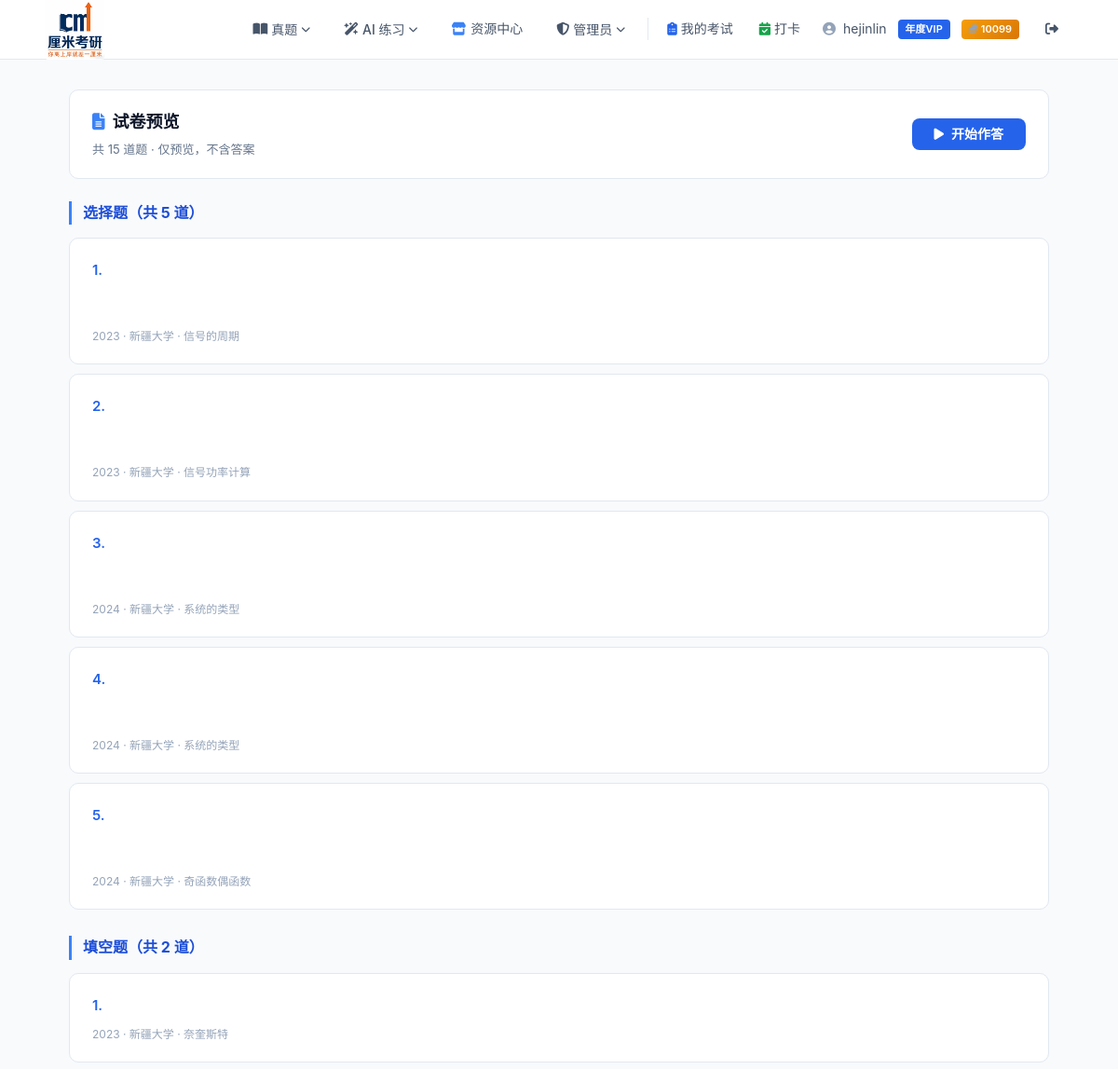
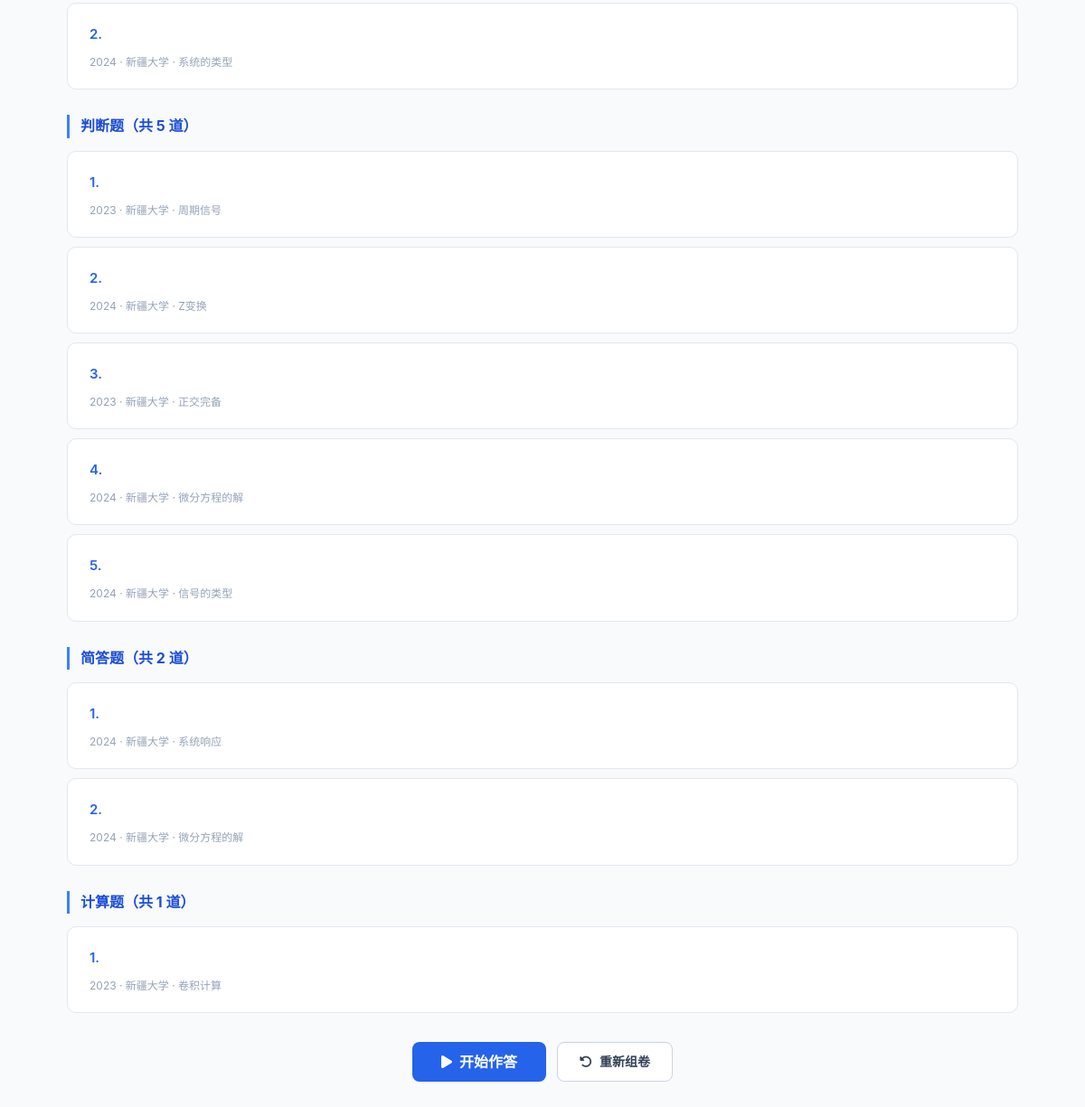
Page /exam/preview/9/ (signed in) on the committed database (2 pictures, top to bottom).
### user/models.py (models this page shows, shortened)
class User(AbstractUser):
    VIP_CHOICES = [
        (0, "普通用户"),
        (1, "月度VIP"),
        (2, "季度VIP"),
        (3, "年度VIP"),
    ]
    vip_level = models.IntegerField(choices=VIP_CHOICES, default=0, verbose_name="VIP等级")
    vip_start_date = models.DateTimeField(null=True, blank=True, verbose_name="VIP开通时间")
    vip_expire_date = models.DateTimeField(null=True, blank=True, verbose_name="VIP过期时间")
    email_verified = models.BooleanField(default=False, verbose_name="邮箱已验证")
    email_token = models.UUIDField(null=True, blank=True, verbose_name="验证令牌")
    coins = models.IntegerField(default=0, verbose_name="站内点数")
    class Meta:
        verbose_name = "用户"
        verbose_name_plural = "用户"
    def is_vip(self):
        if self.vip_level == 0:
            return False
        if self.vip_expire_date is None:
            return False
        from django.utils import timezone
        return self.vip_expire_date > timezone.now()

### kaoyan_app/models.py (models this page shows, shortened)
class QuestionType(models.Model):
    name = models.CharField(max_length=50, unique=True, verbose_name="题型名称")
    class Meta:
        verbose_name = "题型"
        verbose_name_plural = "题型"
        ordering = ["id"]

class Question(models.Model):
    DIFFICULTY_CHOICES = [
        ("易", "易"),
        ("中", "中"),
        ("难", "难"),
    ]
    subject = models.ForeignKey(Subject, on_delete=models.CASCADE, verbose_name="专业课")
    year = models.IntegerField(verbose_name="年份")
    school = models.ForeignKey(School, on_delete=models.CASCADE, verbose_name="学校")
    question_type = models.ForeignKey(QuestionType, on_delete=models.CASCADE, verbose_name="题型")
    difficulty = models.CharField(max_length=2, choices=DIFFICULTY_CHOICES, verbose_name="难度")
    knowledge_point = models.CharField(max_length=200, verbose_name="知识点")
    content = models.TextField(verbose_name="题干", help_text="支持 Markdown + LaTeX 公式（$...$ / $$...$$）")
    options = models.JSONField(
        null=True, blank=True, verbose_name="选项",
        help_text='选择题必填，JSON 对象格式，如 {"A": "内容", "B": "内容"}'
    )
    correct_answer = models.TextField(null=True, blank=True, verbose_name="正确答案", help_text="选择题填 A/B/C/D，判断题填 对/错，填空题多个空用分号隔开，解答题填参考答案要点，绘图题可留空")
    answer = models.TextField(verbose_name="答案解析", help_text="支持 Markdown + LaTeX 公式，填空/简答等非选择题填写具体答案")
    image = models.ImageField(upload_to="questions/%Y/%m/", null=True, blank=True, verbose_name="插图")
    created_at = models.DateTimeField(auto_now_add=True, verbose_name="创建时间")
    updated_at = models.DateTimeField(auto_now=True, verbose_name="更新时间")
    class Meta:
        verbose_name = "题目"
        verbose_name_plural = "题目"
        ordering = ["-year", "school", "question_type"]

class School(models.Model):
    name = models.CharField(max_length=100, unique=True, verbose_name="学校名称")
    class Meta:
        verbose_name = "学校"
        verbose_name_plural = "学校"
        ordering = ["name"]

### zu_juan/models.py (models this page shows, shortened)
class ExamQuestion(models.Model):
    exam = models.ForeignKey(Exam, on_delete=models.CASCADE, related_name="questions", verbose_name="试卷")
    question = models.ForeignKey("kaoyan_app.Question", on_delete=models.CASCADE, verbose_name="题目")
    order = models.IntegerField(verbose_name="题目顺序")
    user_answer = models.TextField(null=True, blank=True, verbose_name="用户答案")
    is_correct = models.BooleanField(null=True, blank=True, verbose_name="是否正确")
    score = models.IntegerField(default=0, verbose_name="得分")
    class Meta:
        verbose_name = "试卷题目"
        verbose_name_plural = "试卷题目"
        ordering = ["order"]
        unique_together = ("exam", "question")

### zu_juan/views.py (the view)
# urls.py: path("preview/<int:pk>/", views.exam_preview, name="exam_preview"),
@login_required
def exam_preview(request, pk):
    exam = get_object_or_404(Exam, pk=pk, user=request.user)
    eqs = exam.questions.select_related("question__school", "question__question_type").all()
    return render(request, "zu_juan/exam_preview.html", {"exam": exam, "exam_questions": eqs})

### kaoyan_project/vip_utils.py (called while the page is built, shortened)
def vip_context(request):
    user = request.user
    if user.is_authenticated:
        is_vip = user.is_vip()
        vip_label = dict(user.VIP_CHOICES).get(user.vip_level, "")
        return {
            "is_vip": is_vip,
            "vip_label": vip_label,
            "is_free_user": not is_vip,
            "user_coins": user.coins,
        }

### zu_juan/templates/zu_juan/exam_preview.html (shortened to what this page needs)
{% extends "user/base.html" %}
{% block extra_style %}
<link rel="stylesheet" href="https://cdn.jsdelivr.net/npm/katex@0.16.9/dist/katex.min.css">
{% endblock %}
{% block content %}
<div class="card exam-header">
    <div>
        <h2><i class="fa-solid fa-file-lines" style="margin-right:8px;color:var(--blue-500);"></i>试卷预览</h2>
        <p>共 {{ exam_questions|length }} 道题 · 仅预览，不含答案</p>
    </div>
    <a href="{% url 'zu_juan:exam_take' exam.id %}" class="btn btn-primary"><i class="fa-solid fa-play"></i> 开始作答</a>
</div>
{% regroup exam_questions by question.question_type.name as sections %}
{% for section in sections %}
<div class="q-section">
    <div class="q-section-title">{{ section.grouper }}题（共 {{ section.list|length }} 道）</div>
    {% for eq in section.list %}
    <div class="card q-item">
        <div class="q-content"><span class="q-num">{{ forloop.counter }}.</span><span data-raw="{{ eq.question.content|escape }}"></span></div>
        {% if eq.question.options and section.grouper == "选择" %}
        <div class="q-options">
            {% for key, val in eq.question.options.items %}
            <div class="opt" data-raw="{{ key }}. {{ val|escape }}"></div>
            {% endfor %}
        </div>
        {% endif %}
        <div class="q-meta">{{ eq.question.year }} · {{ eq.question.school.name }} · {{ eq.question.knowledge_point }}</div>
    </div>
    {% endfor %}
</div>
{% endfor %}
<div style="text-align:center;margin:32px 0;display:flex;gap:12px;justify-content:center;">
    <a href="{% url 'zu_juan:exam_take' exam.id %}" class="btn btn-primary btn-lg"><i class="fa-solid fa-play"></i> 开始作答</a>
    <a href="{% url 'zu_juan:exam_create' %}" class="btn btn-outline"><i class="fa-solid fa-rotate-left"></i> 重新组卷</a>
</div>
{% endblock %}

### user/templates/user/base.html (shortened to what this page needs)
{% load static %}
<!DOCTYPE html>
<html lang="zh-CN">
<head>
    <link rel="stylesheet" href="https://cdnjs.cloudflare.com/ajax/libs/font-awesome/6.5.1/css/all.min.css">
    {% block extra_style %}{% endblock %}
</head>
<body>
    <nav class="navbar">
        <a href="{% url 'user:home' %}" class="logo">
            <img src="{% static 'images/CM.png' %}" alt="厘米考研" style="height:65px;width:auto;border-radius:4px;">
        </a>
        <div class="nav-links">
            <div class="nav-dropdown" onclick="this.classList.toggle('open')">
                <button class="nav-dropdown-toggle">
                    <i class="fa-solid fa-book-open"></i> 真题 <i class="fa-solid fa-chevron-down caret"></i>
                </button>
            </div>
            <div class="nav-dropdown" onclick="this.classList.toggle('open')">
                <button class="nav-dropdown-toggle">
                    <i class="fa-solid fa-wand-magic-sparkles"></i> AI 练习 <i class="fa-solid fa-chevron-down caret"></i>
                </button>
            </div>
            <a href="{% url 'res_center:list' %}" style="color:var(--gray-600); text-decoration:none; font-size:14px; font-weight:500; padding:8px 16px; border-radius:var(--radius); transition:all 0.2s; display:inline-flex; align-items:center; gap:5px;">
                <i class="fa-solid fa-store" style="color:var(--blue-500);"></i> 资源中心
            </a>
            {% if user.is_authenticated and user.is_staff %}
            <div class="nav-dropdown" onclick="this.classList.toggle('open')">
                <button class="nav-dropdown-toggle">
                    <i class="fa-solid fa-shield-halved"></i> 管理员 <i class="fa-solid fa-chevron-down caret"></i>
                </button>
            </div>
            {% endif %}
            {% if user.is_authenticated %}
                <a href="{% url 'user:my_exams' %}" style="color:var(--gray-600); text-decoration:none; font-size:14px; font-weight:500; padding:8px 12px; border-radius:var(--radius); transition:all 0.2s; display:inline-flex; align-items:center; gap:4px;">
                    <i class="fa-solid fa-clipboard-list" style="color:var(--blue-600);"></i> 我的考试
                </a>
                <a href="{% url 'user:checkin_calendar' %}" style="color:var(--gray-600); text-decoration:none; font-size:14px; font-weight:500; padding:8px 12px; border-radius:var(--radius); transition:all 0.2s; display:inline-flex; align-items:center; gap:4px;">
                    <i class="fa-solid fa-calendar-check" style="color:#16a34a;"></i> 打卡
                </a>
                <div class="nav-user">
                    <i class="fa-solid fa-circle-user"></i>
                    {{ user.username }}
                    {% if is_vip %}<span class="vip-tag">{{ vip_label }}</span>{% endif %}
                    <span class="coin-tag" style="background:linear-gradient(135deg,#f59e0b,#d97706);color:#fff;font-size:11px;font-weight:600;padding:2px 8px;border-radius:4px;margin-left:4px;display:inline-flex;align-items:center;gap:3px;">
                        <i class="fa-solid fa-coins" style="font-size:10px;"></i> {{ user_coins }}
                    </span>
                </div>
                <a href="{% url 'user:logout' %}" class="btn-ghost"><i class="fa-solid fa-right-from-bracket"></i></a>
            {% else %}
                <a href="{% url 'user:login' %}" class="btn btn-outline">登录</a>
                <a href="{% url 'user:register' %}" class="btn btn-primary">注册</a>
            {% endif %}
        </div>
    </nav>
    <div class="main-content">
        {% block content %}{% endblock %}
    </div>
</body>
</html>

### user/templates/user/base.html (style rules this page uses)
:root { --blue-50: #eff6ff; --blue-100: #dbeafe; --blue-200: #bfdbfe; --blue-400: #60a5fa; --blue-500: #3b82f6; --blue-600: #2563eb; --blue-700: #1d4ed8; --blue-800: #1e40af; --blue-900: #1e3a5f; --gray-50: #f8fafc; --gray-100: #f1f5f9; --gray-200: #e2e8f0; --gray-300: #cbd5e1; --gray-400: #94a3b8; --gray-500: #64748b; --gray-600: #475569; --gray-700: #334155; --gray-800: #1e293b; --gray-900: #0f172a; --white: #ffffff; --radius: 10px; --shadow-sm: 0 1px 3px rgba(0,0,0,0.06); --shadow: 0 2px 12px rgba(0,0,0,0.08); --shadow-lg: 0 8px 30px rgba(0,0,0,0.12); }
* { margin: 0; padding: 0; box-sizing: border-box; }
body { font-family: -apple-system, BlinkMacSystemFont, "Segoe UI", Roboto, "PingFang SC", "Microsoft YaHei", sans-serif; background: var(--gray-50); color: var(--gray-800); min-height: 100vh; line-height: 1.6; }
a { color: var(--blue-600); text-decoration: none; }
.navbar { background: var(--white); border-bottom: 1px solid var(--gray-200); height: 64px; display: flex; align-items: center; justify-content: space-between; padding: 0 48px; position: sticky; top: 0; z-index: 100; }
.navbar .logo { font-size: 20px; font-weight: 700; color: var(--blue-800); text-decoration: none; display: flex; align-items: center; gap: 10px; }
.navbar .nav-links { display: flex; align-items: center; gap: 4px; }
.navbar .nav-links a { color: var(--gray-600); text-decoration: none; font-size: 14px; font-weight: 500; padding: 8px 16px; border-radius: var(--radius); transition: all 0.2s; }
.nav-dropdown { position: relative; }
.nav-dropdown-toggle { color: var(--gray-600); text-decoration: none; font-size: 14px; font-weight: 500; padding: 8px 16px; border-radius: var(--radius); transition: all 0.2s; cursor: pointer; display: flex; align-items: center; gap: 4px; background: none; border: none; font-family: inherit; }
.nav-dropdown-toggle .caret { font-size: 10px; transition: transform 0.2s; }
.nav-user { display: flex; align-items: center; gap: 8px; font-size: 14px; color: var(--gray-600); padding: 0 8px; }
.nav-user i { color: var(--gray-400); }
.vip-tag { background: var(--blue-600); color: var(--white); font-size: 11px; font-weight: 600; padding: 2px 8px; border-radius: 4px; margin-left: 4px; }
.main-content { max-width: 1100px; margin: 0 auto; padding: 32px 24px 60px; }
.card { background: var(--white); border-radius: var(--radius); border: 1px solid var(--gray-200); padding: 32px; }
.btn { display: inline-flex; align-items: center; justify-content: center; gap: 8px; padding: 10px 24px; border: none; border-radius: 8px; font-size: 14px; font-weight: 600; cursor: pointer; text-decoration: none; transition: all 0.2s; line-height: 1; }
.btn-primary { background: var(--blue-600); color: var(--white); }
.btn-outline { background: var(--white); border: 1px solid var(--gray-300); color: var(--gray-700); }
.btn-ghost { background: transparent; color: var(--gray-600); padding: 8px 16px; }
.btn-lg { padding: 14px 32px; font-size: 16px; }

### zu_juan/templates/zu_juan/exam_preview.html (style rules this page uses)
.exam-header { display:flex;justify-content:space-between;align-items:center;padding:20px 24px;margin-bottom:24px; }
.exam-header h2 { margin:0 0 4px;font-size:18px;font-weight:700;color:var(--gray-900); }
.exam-header p { margin:0;font-size:13px;color:var(--gray-500); }
.q-section { margin-bottom:28px; }
.q-section-title { font-size:16px;font-weight:700;color:var(--blue-700);margin-bottom:14px;padding-left:12px;border-left:3px solid var(--blue-500); }
.q-item { padding:20px 24px;margin-bottom:10px; }
.q-num { font-weight:600;color:var(--blue-600);margin-right:8px; }
.q-content { font-size:15px;line-height:1.8; }
.q-options { margin:8px 0 0 24px; }
.q-options .opt { padding:4px 0;color:var(--gray-600); }
.q-meta { font-size:12px;color:var(--gray-400);margin-top:8px; }

### rows in the picture
User: username "hejinlin"
QuestionType: grouper "选择"
ExamQuestion: question.year "2023", question.school.name "新疆大学", question.knowledge_point "信号的周期"
ExamQuestion: question.year "2023", question.school.name "新疆大学", question.knowledge_point "信号功率计算"
ExamQuestion: question.year "2024", question.school.name "新疆大学", question.knowledge_point "系统的类型"
ExamQuestion: question.year "2024", question.school.name "新疆大学", question.knowledge_point "系统的类型"
ExamQuestion: question.year "2024", question.school.name "新疆大学", question.knowledge_point "奇函数偶函数"
QuestionType: grouper "填空"
ExamQuestion: question.year "2023", question.school.name "新疆大学", question.knowledge_point "奈奎斯特"
ExamQuestion: question.year "2024", question.school.name "新疆大学", question.knowledge_point "系统的类型"
QuestionType: grouper "判断"
ExamQuestion: question.year "2023", question.school.name "新疆大学", question.knowledge_point "周期信号"
ExamQuestion: question.year "2024", question.school.name "新疆大学", question.knowledge_point "Z变换"
ExamQuestion: question.year "2023", question.school.name "新疆大学", question.knowledge_point "正交完备"
ExamQuestion: question.year "2024", question.school.name "新疆大学", question.knowledge_point "微分方程的解"
ExamQuestion: question.year "2024", question.school.name "新疆大学", question.knowledge_point "信号的类型"
QuestionType: grouper "简答"
ExamQuestion: question.year "2024", question.school.name "新疆大学", question.knowledge_point "系统响应"
ExamQuestion: question.year "2024", question.school.name "新疆大学", question.knowledge_point "微分方程的解"
QuestionType: grouper "计算"
ExamQuestion: question.year "2023", question.school.name "新疆大学", question.knowledge_point "卷积计算"

### other values in the picture
{{ vip_label }} "年度VIP"
{{ user_coins }} "10099"
{{ exam_questions|length }} "15"
{{ section.list|length }} "5" "2" "5" "2" "1"
